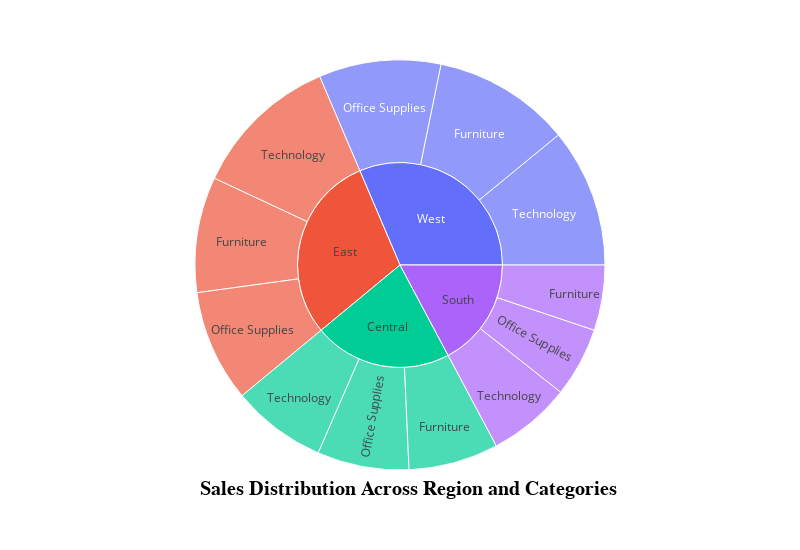

The notebook cell this image was saved under:
### Code cell
#sunburst chart for multivariate categorical analysis
fig=px.sunburst(sales,path=['region', 'category'], values='sales')
fig.update_traces(hovertemplate='label: %{label}<br>sales: %{value}<br>%{id}')
fig.update_layout(title={'text':"Sales Distribution Across Region and Categories",'y':0.10, 'x':0.51, 'font': {
            'family': "Georgia",'size': 20, 'color': "black", 'weight':'bold'}}, width=800, height=550)
fig.show()

### Figure 1 — Plotly figure (JSON) as saved in the notebook; plotly's stock layout.template omitted (floating-point values rounded to 4 significant figures)
{"data": [{"branchvalues": "total", "domain": {"x": [0, 1], "y": [0, 1]}, "hovertemplate": "label: %{label}<br>sales: %{value}<br>%{id}", "ids": ["Central/Furniture", "East/Furniture", "South/Furniture", "West/Furniture", "Central/Office Supplies", "East/Office Supplies", "South/Office Supplies", "West/Office Supplies", "Central/Technology", "East/Technology", "South/Technology", "West/Technology", "Central", "East", "South", "West"], "labels": ["Furniture", "Furniture", "Furniture", "Furniture", "Office Supplies", "Office Supplies", "Office Supplies", "Office Supplies", "Technology", "Technology", "Technology", "Technology", "Central", "East", "South", "West"], "name": "", "parents": ["Central", "East", "South", "West", "Central", "East", "South", "West", "Central", "East", "South", "West", "", "", "", ""], "type": "sunburst", "values": [160300.0, 206200.0, 116500.0, 245300.0, 163600.0, 199900.0, 124400.0, 217500.0, 168700.0, 263100.0, 148200.0, 247400.0, 492600.0, 669200.0, 389200.0, 710200.0]}], "layout": {"height": 550, "legend": {"tracegroupgap": 0}, "margin": {"t": 60}, "title": {"font": {"color": "black", "family": "Georgia", "size": 20, "weight": "bold"}, "text": "Sales Distribution Across Region and Categories", "x": 0.51, "y": 0.1}, "width": 800}}
